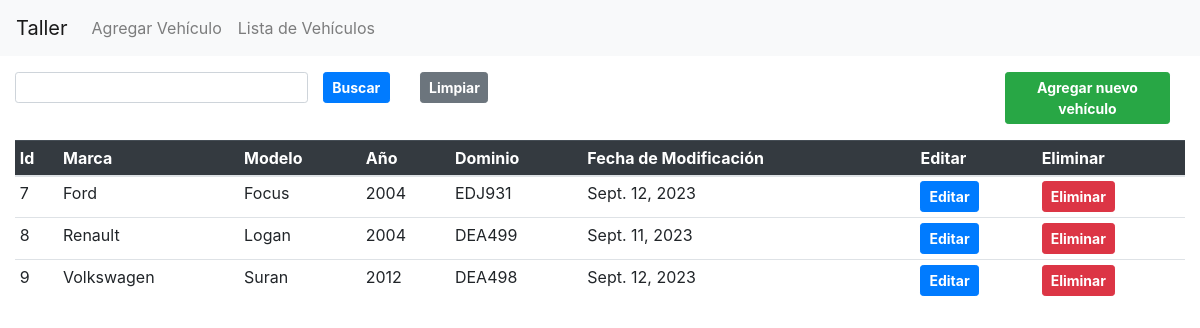
/vehiculos/lista_vehiculos/, run on an earlier commit of the app's database.
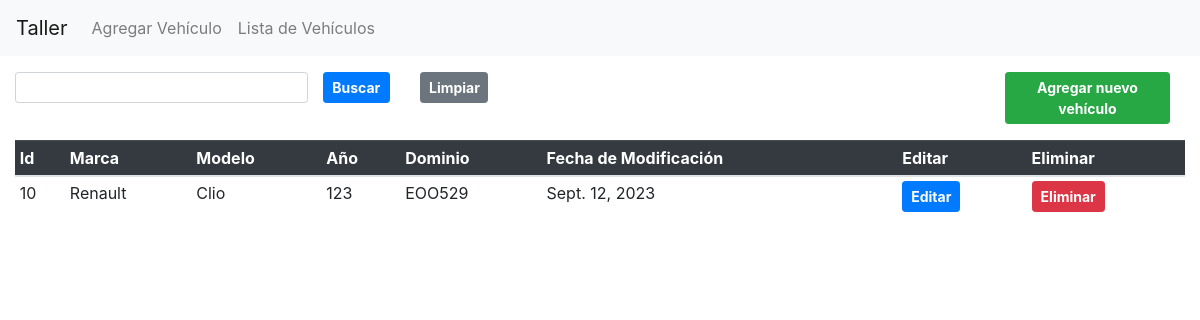
And on a later commit of the database.
### vehiculos/models.py (models this page shows, shortened)
class Vehiculo(models.Model):
    marca = models.ForeignKey(Marca, on_delete=models.CASCADE)
    modelo = models.ForeignKey(Modelo, on_delete=models.CASCADE)
    anio = models.IntegerField()
    dominio = models.CharField(max_length=10)
    fecha_modificacion = models.DateField(auto_now=True)

class Marca(models.Model):
    nombre = models.CharField(max_length=100)
    def __str__(self):
        return self.nombre

class Modelo(models.Model):
    nombre = models.CharField(max_length=100)
    marca = models.ForeignKey(Marca, on_delete=models.CASCADE)
    def __str__(self):
        return f"{self.nombre}"

### vehiculos/views.py (the view)
# urls.py: path('lista_vehiculos/', views.lista_vehiculos, name='lista_vehiculos'),
def lista_vehiculos(request):
    if request.method == 'POST':
        vehiculos = Vehiculo.objects.all()
        form = BusquedaForm(request.POST)
        if form.is_valid():
            busqueda = form.cleaned_data['busqueda']
            if busqueda == "":
                vehiculos = Vehiculo.objects.all()
            else:
                vehiculos = Vehiculo.objects.filter(
                    Q(dominio__icontains=busqueda) |
                    Q(marca__nombre__icontains=busqueda) |
                    Q(modelo__nombre__icontains=busqueda)
                )
        else:
            busqueda = ""
            vehiculos = Vehiculo.objects.all()
    else:
        busqueda = ""
        vehiculos = Vehiculo.objects.all()
    return render(request, 'lista_vehiculos.html', {'vehiculos': vehiculos, "busqueda": busqueda})
    """ vehiculos = Vehiculo.objects.all()
    return render(request, 'lista_vehiculos.html', {'vehiculos': vehiculos}) """

### vehiculos/templates/lista_vehiculos.html (shortened to what this page needs)
{% extends 'base.html' %}
{% block content %}
        <form method="post" class="mb-3">
            <div class="row m-0 p-0">
                <div class="col-3 m-0 p-0">
                    <input type="text" class="form-control form-control-sm" aria-label="busqueda" aria-describedby="busqueda" name="busqueda" value="{{ busqueda }}"/>
                </div>
                <div class="col-1">
                    <button type="submit" class="btn btn-sm btn-primary w-100"><b>Buscar</b></button>
                </div>
                <div class="col-1">
                    <a href="{% url 'lista_vehiculos' %}" class="btn btn-secondary btn-sm w-100"><b>Limpiar</b></a>
                </div>
                <div class="col-5"></div>
                <div class="col-2">
                    <a href="{% url 'agregar_vehiculo' %}" class="btn btn-success btn-sm w-100"><b>Agregar nuevo vehículo</b></a>
                </div>
            </div>
        </form>
        <table class="table table-sm">
            <thead class="table-dark">
                <tr>
                    <th>Id</th>
                    <th>Marca</th>
                    <th>Modelo</th>
                    <th>Año</th>
                    <th>Dominio</th>
                    <th>Fecha de Modificación</th>
                    <th>Editar</th>
                    <th>Eliminar</th>
                </tr>
            </thead>
            <tbody>
                {% for vehiculo in vehiculos %}
                <tr>
                    <td>{{ vehiculo.id }}</td>
                    <td >{{ vehiculo.marca }}</td>
                    <td>{{ vehiculo.modelo }}</td>
                    <td>{{ vehiculo.anio }}</td>
                    <td>{{ vehiculo.dominio }}</td>
                    <td>{{ vehiculo.fecha_modificacion }}</td>
                    <td>
                        <a href="{% url 'editar_vehiculo' vehiculo.id %}" class="btn btn-sm btn-primary font-weight-bold">Editar</a>
                    </td>
                    <td>
                        <a href="{% url 'eliminar_vehiculo' vehiculo.id %}" class="btn btn-sm btn-danger font-weight-bold">Eliminar</a>
                    </td>
                </tr>
                {% endfor %}
            </tbody>
        </table>
{% endblock %}

### vehiculos/templates/base.html (shortened to what this page needs)
<!DOCTYPE html>
<html lang="en">
<head>
    <link rel="stylesheet" href="https://maxcdn.bootstrapcdn.com/bootstrap/4.5.2/css/bootstrap.min.css">
</head>
<body>
    <nav class="navbar navbar-expand-lg navbar-light bg-light">
        <a class="navbar-brand" href="/">Taller</a>
        <div class="collapse navbar-collapse" id="navbarNav">
            <ul class="navbar-nav">
                <li class="nav-item">
                    <a class="nav-link" href="{% url 'agregar_vehiculo' %}">Agregar Vehículo</a>
                </li>
                <li class="nav-item">
                    <a class="nav-link" href="{% url 'lista_vehiculos' %}">Lista de Vehículos</a>
                </li>
            </ul>
        </div>
    </nav>
    <div class="container-fluid pt-3">
        {% block content %}
        {% endblock %}
    </div>
</body>
</html>

What changed in the data, as far as the page shows it:
removed Vehiculo: id "7", marca "Ford", modelo "Focus", anio "2004", dominio "EDJ931", fecha_modificacion "Sept. 12, 2023"
removed Vehiculo: id "8", marca "Renault", modelo "Logan", anio "2004", dominio "DEA499", fecha_modificacion "Sept. 11, 2023"
removed Vehiculo: id "9", marca "Volkswagen", modelo "Suran", anio "2012", dominio "DEA498", fecha_modificacion "Sept. 12, 2023"
added Vehiculo: id "10", marca "Renault", modelo "Clio", anio "123", dominio "EOO529", fecha_modificacion "Sept. 12, 2023"
